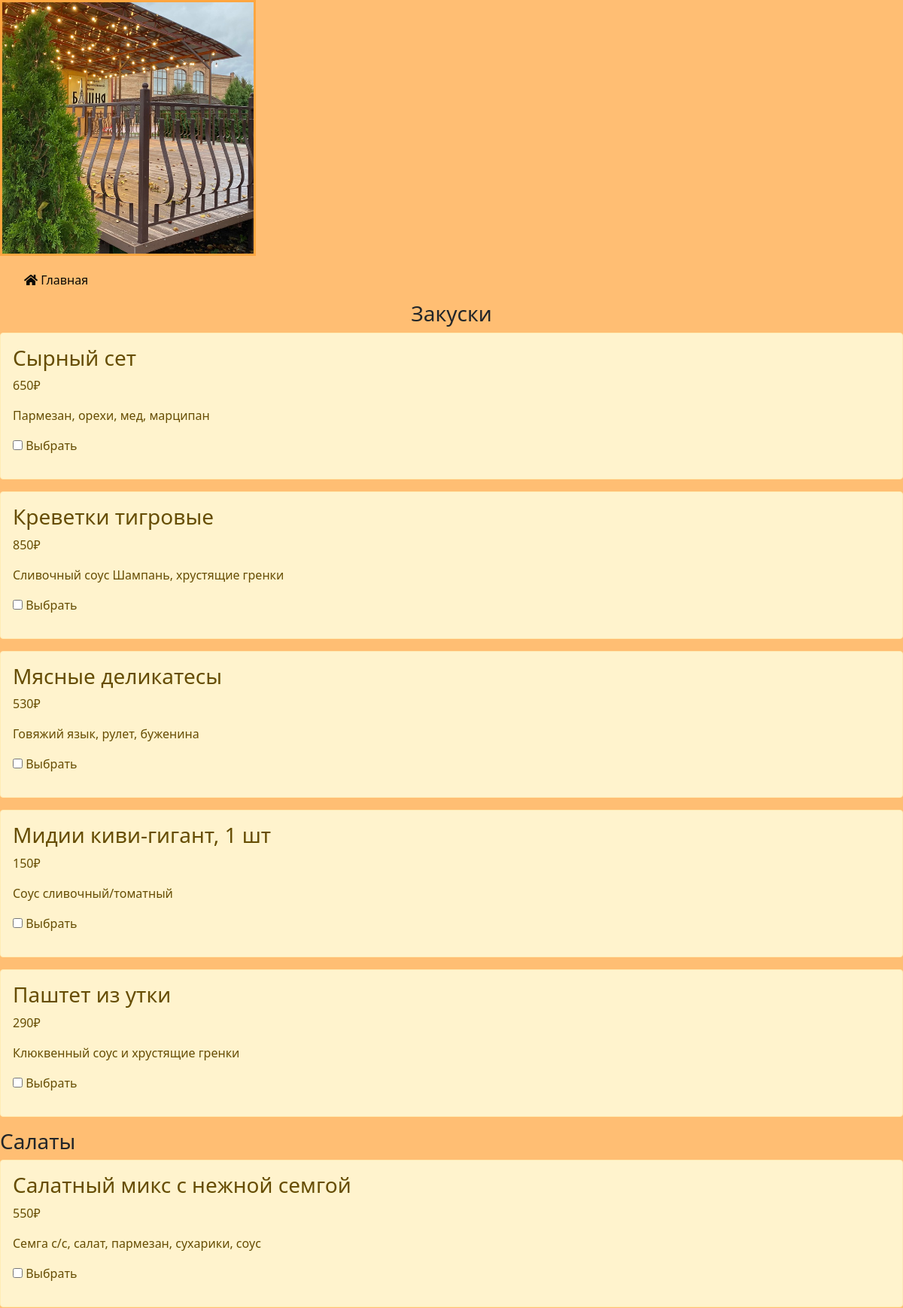
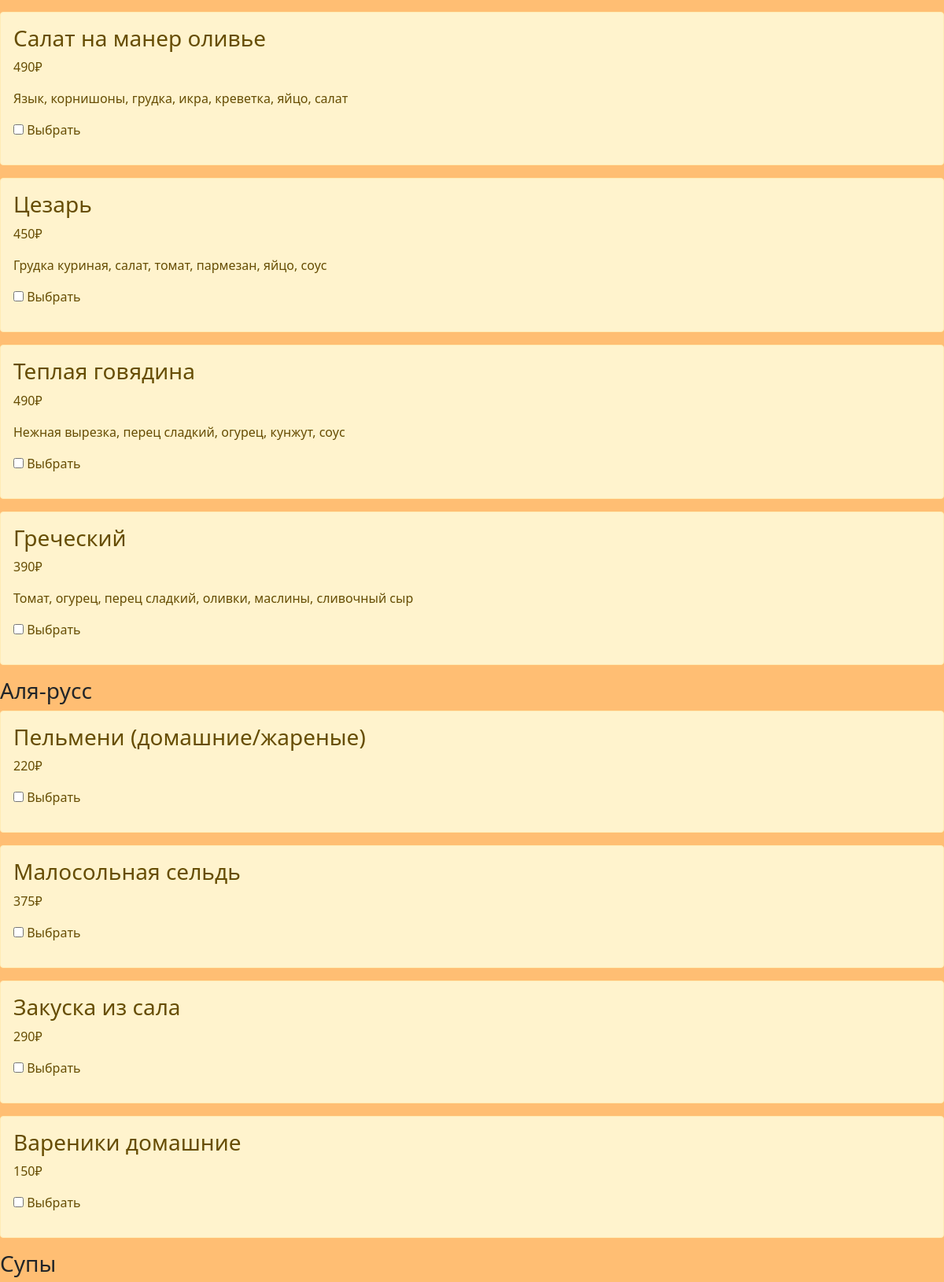
Page /main_menu (upper part) on the committed database (2 pictures, top to bottom).
### main/models.py (models this page shows, shortened)
class Main_menu(models.Model):
    title = models.CharField('Название', max_length=50)
    count = models.IntegerField('Цена')
    description = models.TextField('Описание', default=' ')
    class Meta:
        verbose_name = 'Закуски'
        verbose_name_plural = 'Закуски'

class Salad(models.Model):
    title = models.CharField('Название', max_length=50)
    count = models.IntegerField('Цена')
    description = models.TextField('Описание', default=' ')
    class Meta:
        verbose_name = 'Салаты'
        verbose_name_plural = 'Салаты'

class Rus(models.Model):
    title = models.CharField('Название', max_length=50)
    count = models.IntegerField('Цена')
    class Meta:
        verbose_name = 'А-ля русс'
        verbose_name_plural = 'А-ля русс'

### main/views.py (the view)
# urls.py: path('main_menu', views.main_menu, name='main_menu'),
def main_menu(request):
    snacks = Main_menu.objects.all()
    salad = Salad.objects.all()
    rus = Rus.objects.all()
    soup = Soup.objects.all()
    main = Main.objects.all()
    dessert = Dessert.objects.all()
    coffee = Coffee.objects.all()
    tea = Tea.objects.all()
    water = Water.objects.all()
    juice = Juice.objects.all()
    carbon = Carbon.objects.all()
    author = Author.objects.all()
    drinks = Author_drinks.objects.all()
    coctails = Coctails.objects.all()
    return render(request, 'main/main_menu.html', {'snacks': snacks, 'salad': salad, 'rus': rus, 'soup': soup,
                                                   'main': main, 'dessert': dessert, 'coffee': coffee, 'tea': tea,
                                                   'water': water, 'juice': juice, 'carbon': carbon, 'author': author,
                                                   'drinks': drinks, 'coctails': coctails})

### main/templates/main/main_menu.html (shortened to what this page needs)
{% extends 'main/layout.html' %}
    {% block content %}
    <aside>
        <ul>
            <a href="{%  url 'home_page' %}"><li><i class="fas fa-home"></i> Главная</li></a>
        </ul>
        </aside>
            <main>
                    <h3 align="center"> Закуски</h3>
                    {% for e in snacks %}
                    <div class="alert alert-warning">
                        <h3>{{ e.title }}</h3>
                        <p>{{ e.count }}₽</p>
                        <p>{{ e.description }}</p>
                    <p><input type="checkbox" name="a" value="1417"> Выбрать </p>
                    </div>
                    {% endfor %}
                    <h3>Салаты</h3>
                    {% for z in salad %}
                    <div class="alert alert-warning">
                        <h3>{{ z.title }}</h3>
                        <p>{{ z.count }}₽</p>
                        <p>{{ z.description }}</p>
                    <p><input type="checkbox" name="a" value="1417"> Выбрать </p>
                    </div>
                    {% endfor %}
                    <h3>Аля-русс</h3>
                    {% for q in rus %}
                    <div class="alert alert-warning">
                        <h3>{{ q.title }}</h3>
                        <p>{{ q.count }}₽</p>
                    <p><input type="checkbox" name="a" value="1417"> Выбрать </p>
                    </div>
                    {% endfor %}
                    <h3>Супы</h3>
            </main>
    {% endblock %}

### main/templates/main/layout.html (shortened to what this page needs)
{% load static %}
<!doctype html>
<html lang="ru">
<head>
    <link rel="stylesheet" href="https://cdn.jsdelivr.net/npm/bootstrap@5.1.3/dist/css/bootstrap.min.css">
    <link rel="stylesheet" href="{% static 'main/css/main.css' %}">
    <link rel="stylesheet" href="https://use.fontawesome.com/releases/v5.8.2/css/all.css">
</head>
<body>
    <img src="{% static 'main/img/bashnya.jpg' %}" width="340" height="340" alt="Лого">
        {% block content %}
        {% endblock %}
</body>
</html>

### main/static/main/css/main.css (style rules this page uses)
body { background: #FFBE73; }
ul { list-style: none }
ul a { text-decoration: none; }
ul li { color: #090905; display: block; margin-top: 20px; }
.alert-warning { color: #090943 margin-top: 30px }

### main/templates/main/layout.html (style rules this page uses)
img { border: 3px solid #FFA640 }

### rows in the picture
Main_menu: title "Сырный сет", count "650", description "Пармезан, орехи, мед, марципан"
Main_menu: title "Креветки тигровые", count "850", description "Сливочный соус Шампань, хрустящие гренки"
Main_menu: title "Мясные деликатесы", count "530", description "Говяжий язык, рулет, буженина"
Main_menu: title "Мидии киви-гигант, 1 шт", count "150", description "Соус сливочный/томатный"
Main_menu: title "Паштет из утки", count "290", description "Клюквенный соус и хрустящие гренки"
Salad: title "Салатный микс с нежной семгой", count "550", description "Семга с/с, салат, пармезан, сухарики, соус"
Salad: title "Салат на манер оливье", count "490", description "Язык, корнишоны, грудка, икра, креветка, яйцо, салат"
Salad: title "Цезарь", count "450", description "Грудка куриная, салат, томат, пармезан, яйцо, соус"
Salad: title "Теплая говядина", count "490", description "Нежная вырезка, перец сладкий, огурец, кунжут, соус"
Salad: title "Греческий", count "390", description "Томат, огурец, перец сладкий, оливки, маслины, сливочный сыр"
Rus: title "Пельмени (домашние/жареные)", count "220"
Rus: title "Малосольная сельдь", count "375"
Rus: title "Закуска из сала", count "290"
Rus: title "Вареники домашние", count "150"
